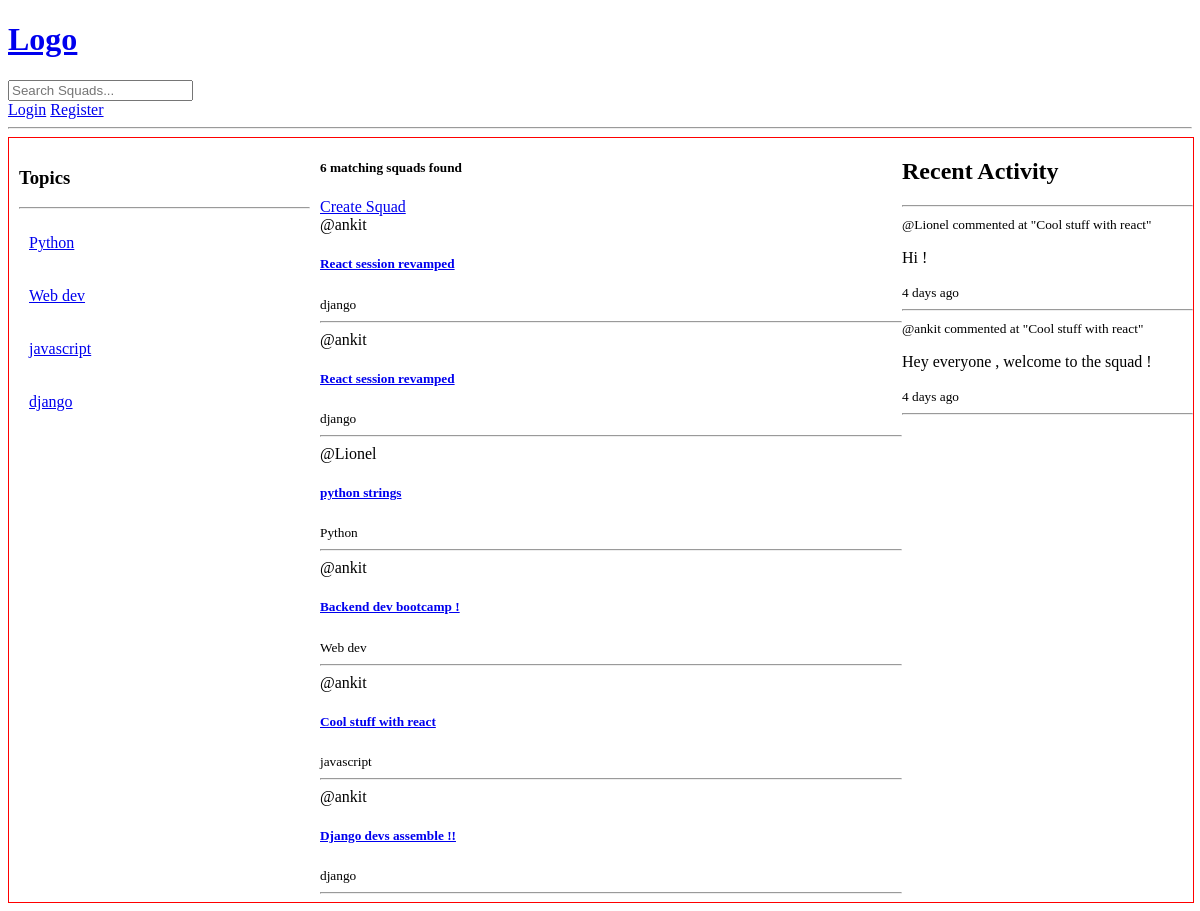
Before: / with the older database file.
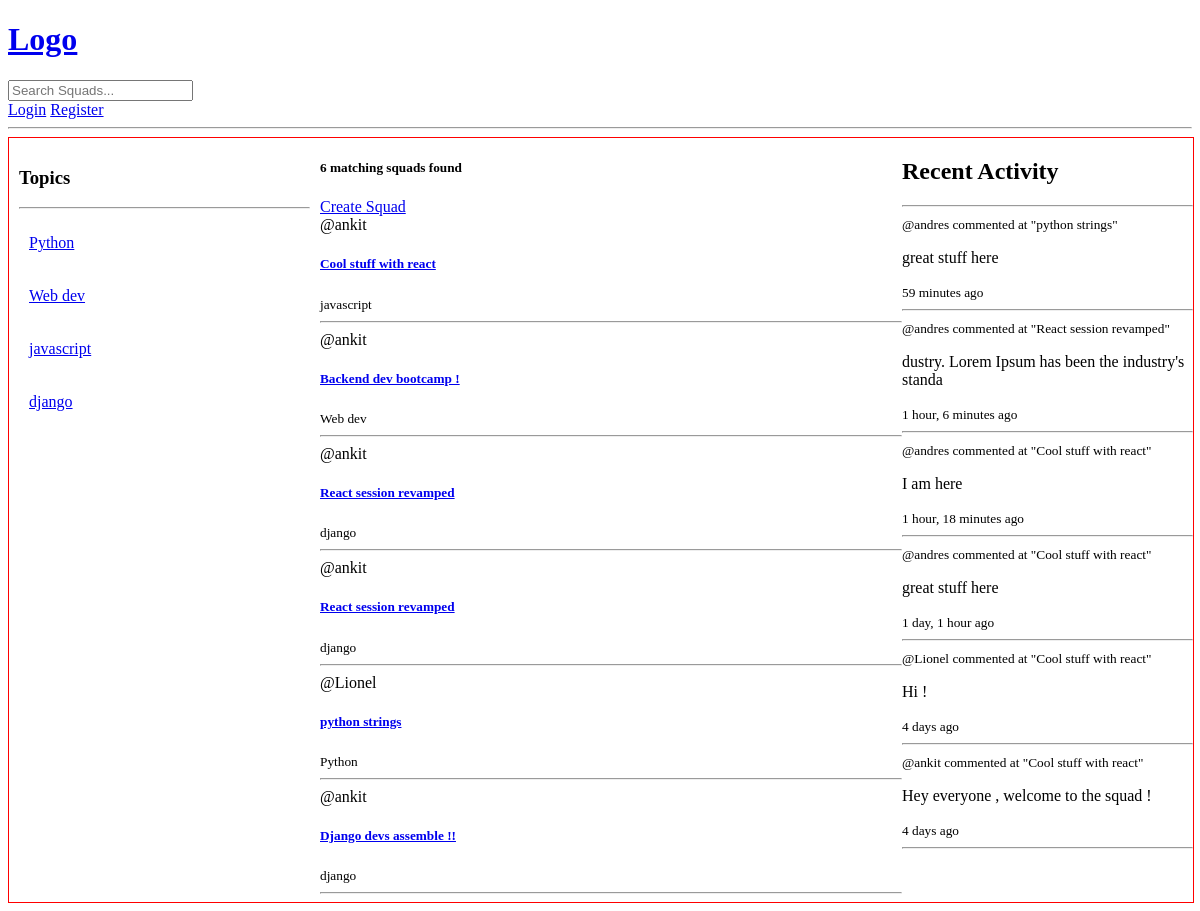
After: the same page with the newer database file.
### base/models.py (models this page shows, shortened)
class Topic(models.Model) :
    name = models.CharField(max_length=200)

class Squad(models.Model):
    host  = models.ForeignKey(User , on_delete = models.SET_NULL , null=True)
    topic  = models.ForeignKey(Topic , on_delete=models.SET_NULL , null=True)
    name = models.CharField(max_length=200)
    description = models.TextField(null = True , blank = True)
    squadMembers = models.ManyToManyField(User , related_name = "squadMembers" , blank = True)
    updated = models.DateTimeField(auto_now = True)
    created = models.DateTimeField(auto_now_add = True)
    class Meta:
        ordering = ['-updated' , '-created']
    def __str__(self):
        return self.name

class Message(models.Model):
    user = models.ForeignKey(User , on_delete=models.CASCADE)
    squad = models.ForeignKey(Squad , on_delete = models.CASCADE)
    body = models.TextField()
    updated = models.DateTimeField(auto_now  = True)
    created = models.DateTimeField(auto_now_add=True)
    def __str__(self):
        return self.body[0:50]

### base/views.py (the view)
# urls.py: path('', views.home, name="home"),
def home(request):
    q = request.GET.get('q') if request.GET.get('q') != None else ''
    squads = Squad.objects.filter(
        Q(topic__name__icontains=q) |
        Q(name__icontains=q) |
        Q(description__icontains=q)
    )
    topics = Topic.objects.all()
    squad_count = squads.count()
    recent_feed = Message.objects.all().order_by(
        '-created').filter(Q(squad__topic__name__icontains=q))[:10]
    context = {"squads": squads, "topics": topics,
               "squad_count": squad_count, "recent_feed": recent_feed}
    return render(request, 'base/home.html', context)

### base/templates/base/home.html (shortened to what this page needs)
{% extends 'main.html' %} {% block content %}
<div class="home-container">
  <div class="side-bar">{% include 'base/topics-component.html' %}</div>
  <div class="squads-container">
    <h5>{{ squad_count }} matching squads found</h5>
    <a href="{% url 'create-squad' %}"> Create Squad </a>
    {% include 'base/feed-component.html' %}
  </div>
  <div class="recent-activity-container">
    {% include 'base/recent-feed-component.html' %}
  </div>
</div>
{% endblock content %}

### templates/main.html (shortened to what this page needs)
<!DOCTYPE html>
<html lang="en">
  <head>
  </head>
  <body>
    {% include 'navbar.html' %}
    {% block content %}{% endblock %}
  </body>
</html>

### templates/navbar.html
<a href="/">
  <h1>Logo</h1>
</a>
<form method="GET" action="{% url 'home' %}">
  <input type="text" name="q" placeholder="Search Squads... " />
</form>
{% if request.user.is_authenticated %}
<p>{{ request.user.username }}</p>
<a href="{% url 'logout' %}">Logout</a>
{% else %}
<a href="{% url 'login' %}">Login</a>
<a href="{% url 'register' %}">Register</a>
{% endif %}
<hr />

### base/templates/base/topics-component.html
<h3>Topics</h3>
<hr />
<div>
  {% for topic in topics %}
  <div class="single-topic">
    <a href=" {% url 'home'  %}?q={{topic.name}} ">{{ topic.name }}</a>
  </div>
  {% endfor %}
</div>

### base/templates/base/feed-component.html (shortened to what this page needs)
<div>
  {% for squad in squads %}
  <div>
    <span>@{{squad.host.username}}</span>
    <a href="{% url 'squad' squad.id %}">
      <h5>{{ squad.name }}</h5>
    </a>
    <small>{{ squad.topic.name }}</small>
    <hr />
  </div>
  {% endfor %}
</div>

### base/templates/base/recent-feed-component.html (shortened to what this page needs)
<h2>Recent Activity</h2>
<hr />
<div class="recent-feeds-container">
  {% for feed in recent_feed %}
  <a class="single-feed" href="{% url 'squad' feed.squad.id %}">
    <small>@{{ feed.user }} </small>
    <small>commented at "{{ feed.squad }}"</small>
    <p>
      {{ feed }}
    </p>
    <small>{{ feed.created|timesince }} ago</small>
    <hr />
  </a>
  {% endfor %}
</div>

### base/templates/base/home.html (style rules this page uses)
.home-container { display: flex; width: 100%; border: 1px solid red; max-width: 1400px; margin: auto; }
.side-bar { width: 25%; padding: 10px; }
.single-topic { padding: 10px; margin-top: 15px; }
.squads-container { width: 50%; }
.recent-activity-container { width: 25%; }
.single-feed { color: black; text-decoration: none; }

Changed rows visible on the page:
changed Squad "Cool stuff with react": moves up the list
changed Squad "Backend dev bootcamp !": moves up the list
added Message: user "andres", squad "python strings", body "great stuff here", created "59 minutes"
added Message: user "andres", squad "React session revamped", body "dustry. Lorem Ipsum has been the industry's standa", created "1 hour, 6 minutes"
added Message: user "andres", squad "Cool stuff with react", body "I am here", created "1 hour, 18 minutes"
added Message: user "andres", squad "Cool stuff with react", body "great stuff here", created "1 day, 1 hour"
